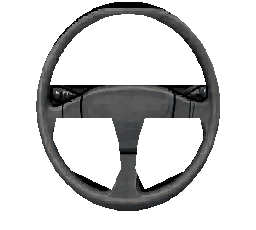
#> input picture src/assets/cockpit/br-kadett-wheel.png, 256 x 230 px, found by its file name
$ python kadett_wheel_fix.py ../../src/assets/cockpit/br-kadett-dash.png
#> lines starting #> are read from the running program, lines starting #| are printed output that depends on the picture; after the words box and inside, x2 and y2 are one past the last pixel; in counts of white or black regions, pixels touching at a corner belong together
"""Cadete GSi: alavancas de seta e limpador fixas no painel e sem borrão atrás do volante.

- As pontas das alavancas vinham dentro do PNG do volante (giravam com ele): passam para o
  painel, na posição de repouso, e saem do volante.
- Atrás do volante (abaixo do visor digital) a importação deixou um borrão cinza; vira a capa
  da coluna de direção escura com o painel liso em volta.
Uso: kadett_wheel_fix.py src/assets/cockpit (rodar uma vez sobre a arte importada)
"""
import os
import sys
import numpy as np
from PIL import Image

d = sys.argv[1]
wp, dp = os.path.join(d, 'br-kadett-wheel.png'), os.path.join(d, 'br-kadett-dash.png')
w = np.array(Image.open(wp).convert('RGBA'))
#> w is the input picture: shape (230, 256, 4); mean R, G, B, A 43.9, 43.4, 41.7, 63.9
a = np.array(Image.open(dp).convert('RGBA'))
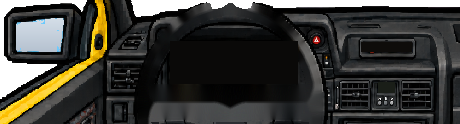
#> input picture src/assets/cockpit/br-kadett-dash.png, 460 x 124 px, found by its file name
#> a is the input picture: shape (124, 460, 4); mean R, G, B, A 45.2, 44.5, 39.7, 235.7
H = a.shape[0]
#> H = 124
PAD = 102
cx, cy, rx, ry = 229.9, 105.7, 80.0, 91.5  # aro interno (coordenadas do painel)
yy, xx = np.mgrid[0:H, 0:a.shape[1]]
inside = ((xx + 0.5 - cx) / rx) ** 2 + ((yy + 0.5 - cy) / ry) ** 2 < 1

# 1) borrão atrás do volante: painel liso escuro + capa da coluna
zone = inside & (yy >= 85)
base = np.array([34, 34, 37])
for y in range(85, H):
    k = (y - 85) / (H - 85)
    row = zone[y]
    a[y, row, :3] = (base * (1 - 0.25 * k)).astype(np.uint8)
    a[y, row, 3] = 255
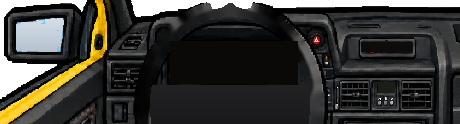
#> a: shape (124, 460, 4); 10.86% of pixels changed, all inside (x1, y1, x2, y2) = (150, 85, 310, 124); transparent parts drawn white
# capa da coluna: trapézio central com borda de cima clara
for y in range(92, H):
    half = 26 + (y - 92) * 0.35
    x0, x1 = int(round(cx - half)), int(round(cx + half))
    a[y, x0:x1, :3] = (22, 22, 24)
    a[y, x0, :3] = (48, 48, 52)
    a[y, x1 - 1, :3] = (14, 14, 15)
#> a: shape (124, 460, 4); 3.53% of pixels changed, all inside (x1, y1, x2, y2) = (193, 92, 267, 124)
a[92, int(cx - 26):int(cx + 26), :3] = (58, 58, 62)
#> a: shape (124, 460, 4); mean R, G, B, A 44, 43.2, 38.6, 235.7
a[93, int(cx - 26):int(cx + 26), :3] = (40, 40, 44)
#> a: shape (124, 460, 4); mean R, G, B, A 44, 43.2, 38.6, 235.7

# 2) alavancas: tudo o que é opaco nas caixas das pontas, dentro do aro, sai do volante e vai
# para o painel no mesmo lugar (volante em repouso)
moved = 0
for (x0, x1) in ((50, 84), (184, 206)):
    for y in range(83, 101):
        for x in range(x0, x1):
            X = x + PAD
            if not inside[y, X] or w[y, x, 3] == 0:
                continue
            al = w[y, x, 3] / 255
            a[y, X, :3] = (w[y, x, :3] * al + a[y, X, :3] * (1 - al)).astype(np.uint8)
            w[y, x, 3] = 0
            moved += 1
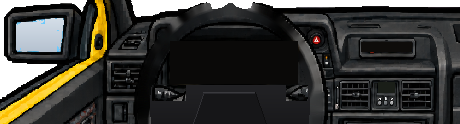
#> a: shape (124, 460, 4); mean R, G, B, A 44, 43.2, 38.6, 235.7; transparent parts drawn white
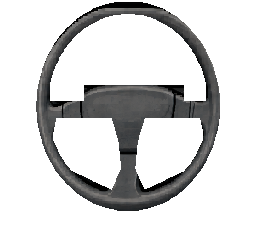
#> w: shape (230, 256, 4); 1.52% of pixels changed, all inside (x1, y1, x2, y2) = (50, 85, 206, 101); transparent parts drawn white
#> after the loop, moved = 896
Image.fromarray(w).save(wp)
Image.fromarray(a).save(dp)
print('alavancas:', moved, 'px; painel refeito:', int(zone.sum()))
#| alavancas: 896 px; painel refeito: 6195
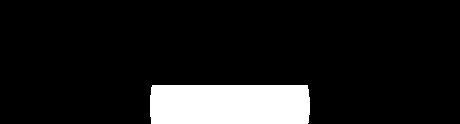
#> zone: shape (124, 460) bool; 10.9% white; 1 white region, box (x1, y1, x2, y2) and area: (150, 85, 310, 124) 6195
